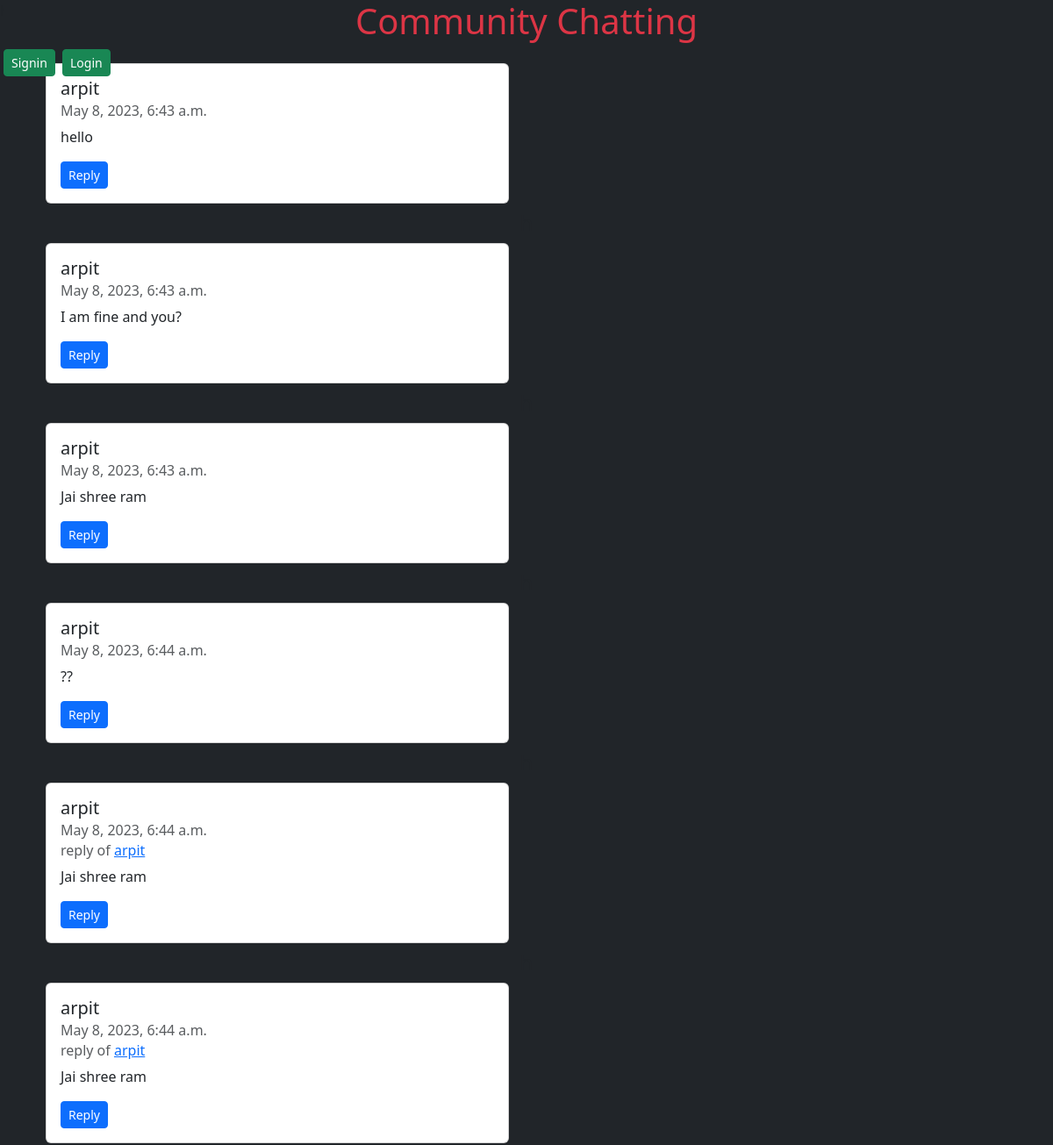
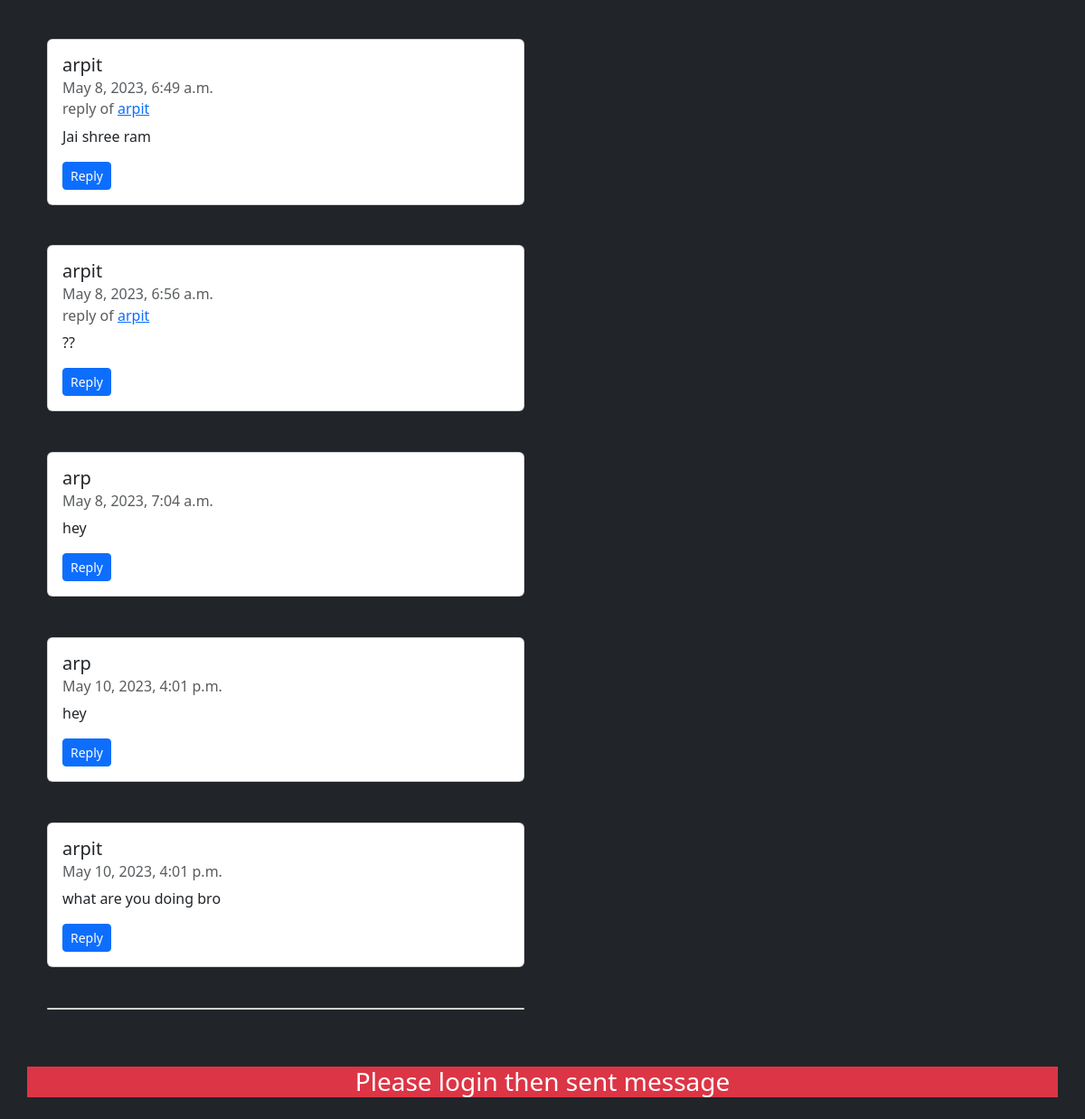
The page / on the database its author committed (2 pictures, top to bottom).
### chj/models.py (models this page shows)
class Chatting(models.Model):
    cuser = models.ForeignKey(User, on_delete=models.CASCADE, related_name="chatuser")
    cusrep = models.ForeignKey('self', on_delete=models.CASCADE, null=True)
    chattts = models.CharField(max_length=1000000)
    useridhtml = models.CharField(max_length=1000000, null=True)
    timestamp = models.DateTimeField(default=now)
    def __str__(self):
        return self.cuser.username

### chj/views.py (the view)
# urls.py: 2. Add a URL to urlpatterns:  path('', views.home, name='home')
def home(request):
    chsud = Chatting.objects.order_by("timestamp")
    lusch = Chatting.objects.last()
    userr = request.user
    return render(request, "chat.html", {"userschat": chsud, "lchsd": lusch, "main_user":userr})

### templates/chat.html (shortened to what this page needs)
{% extends 'index.html' %}
{% block bd %}
{% load mathfilters %}
<p id="h">h</p>
<div class="container my-5">
    {% for n in userschat %}
    {% if request.user.username == n.cuser.username %}
    <div class="card" id="chat-log" style="width: 33rem; margin-left: 570px;">
        {% else %}
        <div class="card" style="width: 33rem; margin-left: 10px;">
            {% endif %}
            <div class="card-body" id="{{n.cuser.username}}">
                <h5 class="card-title" id="ld{{forloop.counter}}">{{n.cuser.username}}</h5>
                <h6 class="card-subtitle mb-2 text-muted">{{n.timestamp}}
                </h6>
                {% if n.cusrep %}
                <h6 class="card-subtitle mb-2 text-muted">reply of
                <a {% if n.useridhtml == "1" %}
                    href="#h"
                {% else %}
                    href="#ld{{n.useridhtml|sub:1}}"
                {% endif %} >{{n.cusrep}}</a></h6>
                {% endif %}
                <p class="card-text">{{n.chattts}}</p>
                <button class="btn btn-primary btn-sm" id="button" onclick="t({{forloop.counter}})">
                    Reply
                </button>
            </div>
        </div>
        <h4 class="row d-flex justify-content-center mt-2 mx-2">h</h4>
        {% endfor %}
        <div class="card" style="width: 33rem; margin-left: 10px;" id="cchh"></div>
        <h4 class="row d-flex justify-content-center mt-2 mx-2">h</h4>
    </div>
    <h4 class="row d-flex justify-content-center mt-1 mx-2">h</h4>
    {% if user.is_authenticated %}
        <div class="container mt-1 fixed-bottom bg-dark">
            <label for="chat-message-input" class="form-label text-white">Your chat box here</label>
            <input type="text" class="form-control" placeholder="enter here" name="user_chatter" maxlength="999999"  id="messagee">
            <input type="text" name="r" value="" id="r" hidden>
            <button type="submit" class="btn btn-primary" onclick="sendMessage()">Send</button>
        </div>
</div>
{% else %}
<div class="container my-3 fixed-bottom">
    <h3 class="row d-flex justify-content-center bg-danger text-white">Please login then sent message</h3>
</div>
{% endif %}
{% endblock %}

### rows shown on the page
Chatting: cuser.username "arpit", timestamp "May 8, 2023, 6:43 a.m.", chattts "hello"
Chatting: cuser.username "arpit", timestamp "May 8, 2023, 6:43 a.m.", chattts "I am fine and you?"
Chatting: cuser.username "arpit", timestamp "May 8, 2023, 6:43 a.m.", chattts "Jai shree ram"
Chatting: cuser.username "arpit", timestamp "May 8, 2023, 6:44 a.m.", chattts "??"
Chatting: cuser.username "arpit", timestamp "May 8, 2023, 6:44 a.m.", cusrep "arpit", chattts "Jai shree ram"
Chatting: cuser.username "arpit", timestamp "May 8, 2023, 6:44 a.m.", cusrep "arpit", chattts "Jai shree ram"
Chatting: cuser.username "arpit", timestamp "May 8, 2023, 6:49 a.m.", cusrep "arpit", chattts "Jai shree ram"
Chatting: cuser.username "arpit", timestamp "May 8, 2023, 6:56 a.m.", cusrep "arpit", chattts "??"
Chatting: cuser.username "arp", timestamp "May 8, 2023, 7:04 a.m.", chattts "hey"
Chatting: cuser.username "arp", timestamp "May 10, 2023, 4:01 p.m.", chattts "hey"
Chatting: cuser.username "arpit", timestamp "May 10, 2023, 4:01 p.m.", chattts "what are you doing bro"
